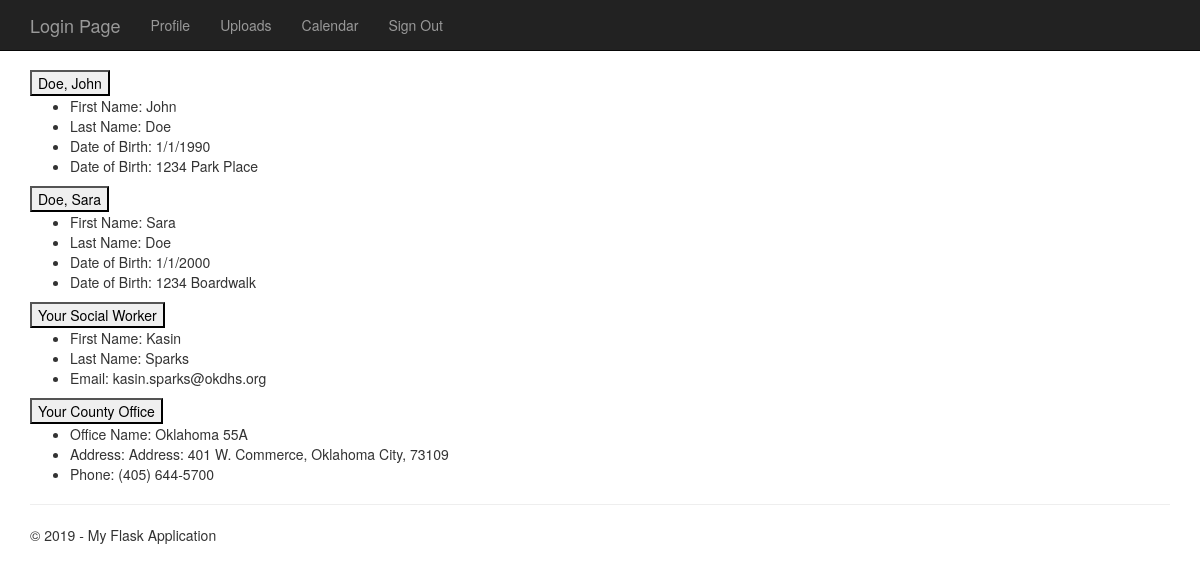
Before: /profile (signed in) with the older database file.
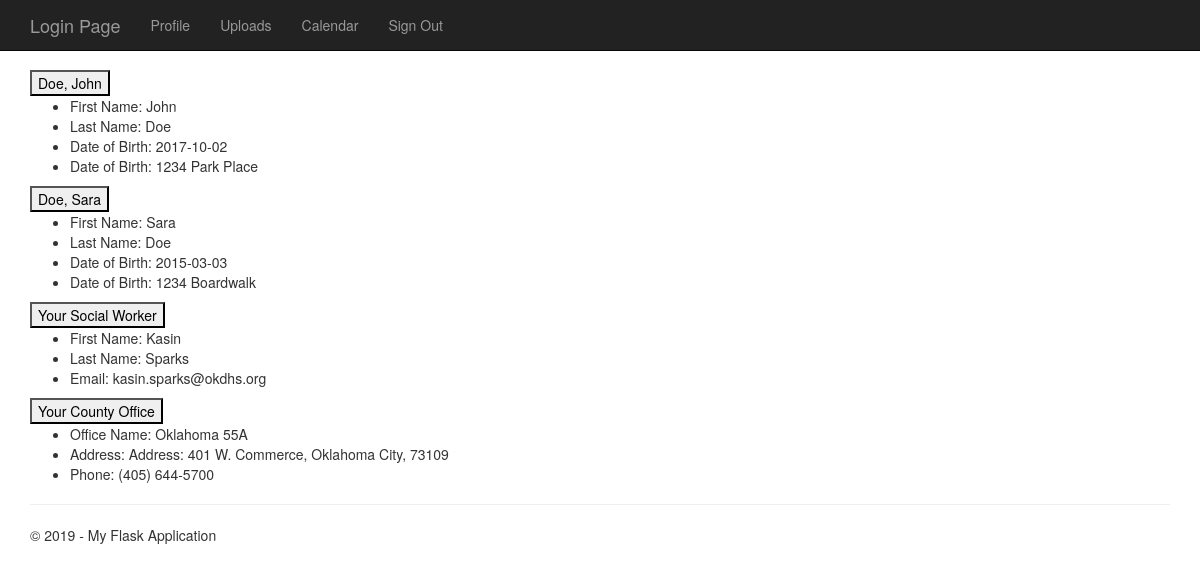
After: the same page with the newer database file.
### tables this page shows
CREATE TABLE "Client" (
	"UID_Client"	INTEGER NOT NULL UNIQUE,
	"First_Name"	TEXT NOT NULL,
	"Last_Name"	TEXT NOT NULL,
	"DOB"	NUMERIC NOT NULL,
	"Address"	TEXT NOT NULL,
	"Case_Status"	TEXT NOT NULL DEFAULT 'Not Found',
	"Social_Worker_UID"	INTEGER,
	"County_Office_UID"	INTEGER,
	"Case_Type_UID"	INTEGER,
	"Case_Number"	INTEGER DEFAULT -1,
	PRIMARY KEY("UID_Client")
);

CREATE TABLE "Social_Worker" (
	"UID_Social_Worker"	INTEGER NOT NULL UNIQUE,
	"First_Name"	TEXT NOT NULL,
	"Last_Name"	TEXT NOT NULL,
	"Email"	TEXT NOT NULL,
	"County_Office_UID"	INTEGER NOT NULL,
	"Title"	TEXT NOT NULL,
	PRIMARY KEY("UID_Social_Worker")
);

CREATE TABLE "County_Office" (
	"UID_County_Office"	INTEGER NOT NULL PRIMARY KEY AUTOINCREMENT UNIQUE,
	"Office_Name"	TEXT NOT NULL UNIQUE,
	"Address"	TEXT NOT NULL UNIQUE,
	"Phone"	TEXT NOT NULL UNIQUE
);

### FlaskWebProject/userViews.py (the view, shortened to what this page needs)
@bp.route('/profile')
@login_required
def profile():
	if g.user['Client'] == 1:
		queryStr = 'SELECT UID_Connected_Person FROM Connected_Person WHERE UID_Client=?'
		connected_cases_list = query_db(queryStr, (g.user['UID_Users'],))
		connected_client_list = []
		queryStr = 'SELECT * FROM Client WHERE UID_Client=?'
		for clients in connected_cases_list:
			connected_client_list.append(query_db(queryStr, (clients['UID_Connected_Person'],), True))
		queryStr = 'SELECT * FROM Client WHERE UID_Client=?'
		currUser = query_db(queryStr, (g.user['UID_Users'],), True)
		queryStr = 'SELECT * FROM Social_Worker WHERE UID_Social_Worker=?'
		socialWorker = query_db(queryStr, (currUser['Social_Worker_UID'],), True)
		queryStr = 'SELECT * FROM County_Office WHERE UID_County_Office=?'
		countyOffice = query_db(queryStr, (currUser['County_Office_UID'],), True)
		return render_template(
			'userViews/profile.html',
			title='Profile Page',
			worker=socialWorker,
			clientData=currUser,
			connectedCases=connected_client_list,
			countyOffice=countyOffice,
			year=datetime.now().year
			)

### FlaskWebProject/auth.py (called while the page is built)
@bp.before_app_request
def load_logged_in_user():
	user_id = session.get('user_id')
	if user_id is None:
		g.user = None
	else:
		sqlQuery = 'SELECT * FROM Users WHERE UID_Users = ?'
		from . import db
		database = db.getDB()
		g.user = database.execute(sqlQuery, (user_id,)).fetchone()

def login_required(view):
	@functools.wraps(view)
	def wrapped_view(**kwargs):
		if g.user is None:
			return redirect(url_for('auth.login'))
		return view(**kwargs)
	return wrapped_view

### FlaskWebProject/db.py (called while the page is built)
def getDB():
	if 'db' not in g:
		g.db = sqlite3.connect(current_app.config['DATABASE'], detect_types = sqlite3.PARSE_DECLTYPES)
		g.db.row_factory = sqlite3.Row
	return g.db

def closeDB(e=None):
	db = g.pop('db', None)
	if db is not None:
		db.close()

def query_db(query, args=(), one=False):
	cur = getDB().execute(query, args)
	rv = cur.fetchall()
	cur.close()
	closeDB()
	return (rv[0] if rv else None) if one else rv

### FlaskWebProject/templates/userViews/profile.html
﻿{% extends 'layout.html' %}
	{% block content %}
	<button class="accordion">{{ clientData.Last_Name|e }}, {{ clientData.First_Name|e }}</button>
	<div class="clientInfo">
		<ul>
			<li>First Name: {{ clientData.First_Name|e }}</li>
			<li>Last Name: {{ clientData.Last_Name|e }}</li>
			<li>Date of Birth: {{ clientData.DOB }}</li>
			<li>Date of Birth: {{ clientData.Address|e }}</li>
		</ul>
	</div>
	{% for user in connectedCases %}
		<button class="accordion">{{ user.Last_Name|e }}, {{ user.First_Name|e }}</button>
		<div class="clientInfo">
			<ul>
				<li>First Name: {{ user.First_Name|e }}</li>
				<li>Last Name: {{ user.Last_Name|e }}</li>
				<li>Date of Birth: {{ user.DOB }}</li>
				<li>Date of Birth: {{ user.Address|e }}</li>
			</ul>
		</div>
	{% endfor %}
	<button class="accordion">Your Social Worker</button>
	<div class="clientInfo">
		<ul>
			<li>First Name: {{ worker.First_Name|e }}</li>
			<li>Last Name: {{ worker.Last_Name|e }}</li>
			<li>Email: {{ worker.Email|e}}</li>
		</ul>
	</div>
	<button class="accordion">Your County Office</button>
	<div class="clientInfo">
		<ul>
			<li>Office Name: {{ countyOffice.Office_Name|e }}</li>
			<li>Address: {{ countyOffice.Address|e }}</li>
			<li>Phone: {{ countyOffice.Phone|e}}</li>
		</ul>
	</div>
{% endblock content %}

### FlaskWebProject/templates/layout.html (shortened to what this page needs)
﻿<!DOCTYPE html>
<html>
<head>
    <link rel="stylesheet" type="text/css" href="/static/content/bootstrap.min.css" />
    <link rel="stylesheet" type="text/css" href="/static/content/site.css" />
</head>
<body>
    <div class="navbar navbar-inverse navbar-fixed-top">
        <div class="container">
            <div class="navbar-header">
                <a href="/" class="navbar-brand">Login Page</a>
            </div>
            <div class="navbar-collapse collapse">
                <ul class="nav navbar-nav">
                    <li><a href="{{ url_for('userViews.profile') }}">Profile</a></li>
                    {% if g.user['Social_Worker'] == 1 %}
                        <li><a href="{{ url_for('userViews.notifications') }}">Notifications</a></li>
                        <li><a href="{{ url_for('userViews.my_clients') }}">My Clients</a></li>
                    {% else %}
                        <li><a href="{{ url_for('userViews.uploads') }}">Uploads</a></li>
                        <li><a href="{{ url_for('userViews.calendar') }}">Calendar</a></li>
                    {% endif %}
                    <li><a href="{{ url_for('auth.logout') }}">Sign Out</a></li>
                </ul>
            </div>
        </div>
    </div>
    <div class="container body-content">
        {% block content %}{% endblock %}
        <hr />
        <footer>
            <p>&copy; {{ year }} - My Flask Application</p>
        </footer>
    </div>
</body>
</html>

### FlaskWebProject/static/content/site.css (style rules this page uses)
body { padding-top: 50px; padding-bottom: 20px; }
.body-content { padding-left: 15px; padding-right: 15px; }

Changed rows visible on the page:
changed Client "John": DOB "1/1/1990" → "2017-10-02"
changed Client "Sara": DOB "1/1/2000" → "2015-03-03"
